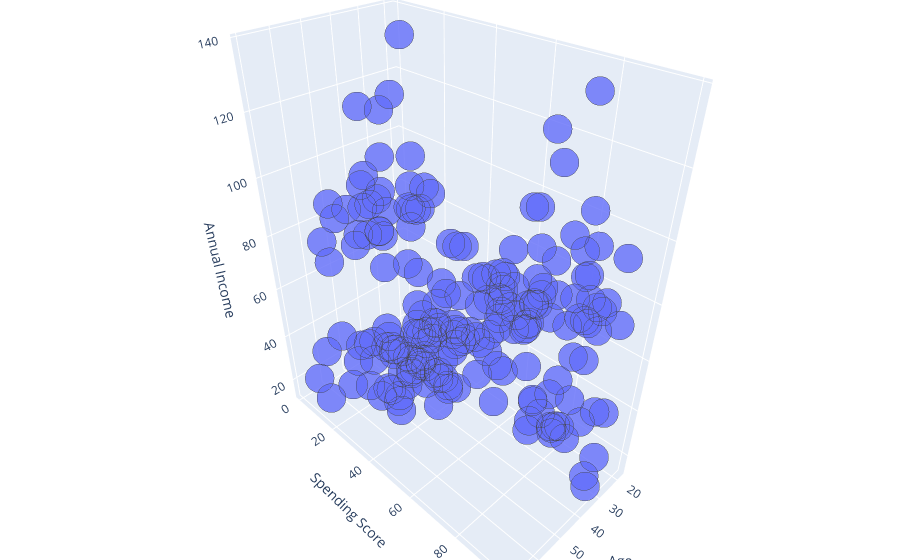

Notebook cell for this chart:
### Markdown cell above
### How our data looks like?

### Code cell
import plotly.offline as py
from plotly.offline import init_notebook_mode, iplot
trace1 = go.Scatter3d(x= X['Age'],y= X['Spending Score (1-100)'],z= X['Annual Income (k$)'],mode='markers',marker=dict(size= 10,line=dict(width= 12),opacity=0.8))
df1 = [trace1]

layout = go.Layout(title = 'Character vs Gender vs Alive or not', margin=dict(l=0,r=0,b=0,t=0  ),
    scene = dict(xaxis = dict(title  = 'Age'),yaxis = dict(title  = 'Spending Score'),zaxis = dict(title  = 'Annual Income') ))
fig = go.Figure(data = df1, layout = layout)
py.iplot(fig)

### Figure 1 — Plotly figure (JSON) as saved in the notebook; plotly's stock layout.template omitted (floating-point values rounded to 4 significant figures; data arrays with more than 128 entries replaced by an {"elided": "..."} marker saying what was removed)
{"data": [{"marker": {"line": {"width": 12}, "opacity": 0.8, "size": 10}, "mode": "markers", "type": "scatter3d", "x": {"elided": "200 int values"}, "y": {"elided": "200 int values"}, "z": {"elided": "200 int values"}}], "layout": {"margin": {"b": 0, "l": 0, "r": 0, "t": 0}, "scene": {"xaxis": {"title": {"text": "Age"}}, "yaxis": {"title": {"text": "Spending Score"}}, "zaxis": {"title": {"text": "Annual Income"}}}, "title": {"text": "Character vs Gender vs Alive or not"}}}
